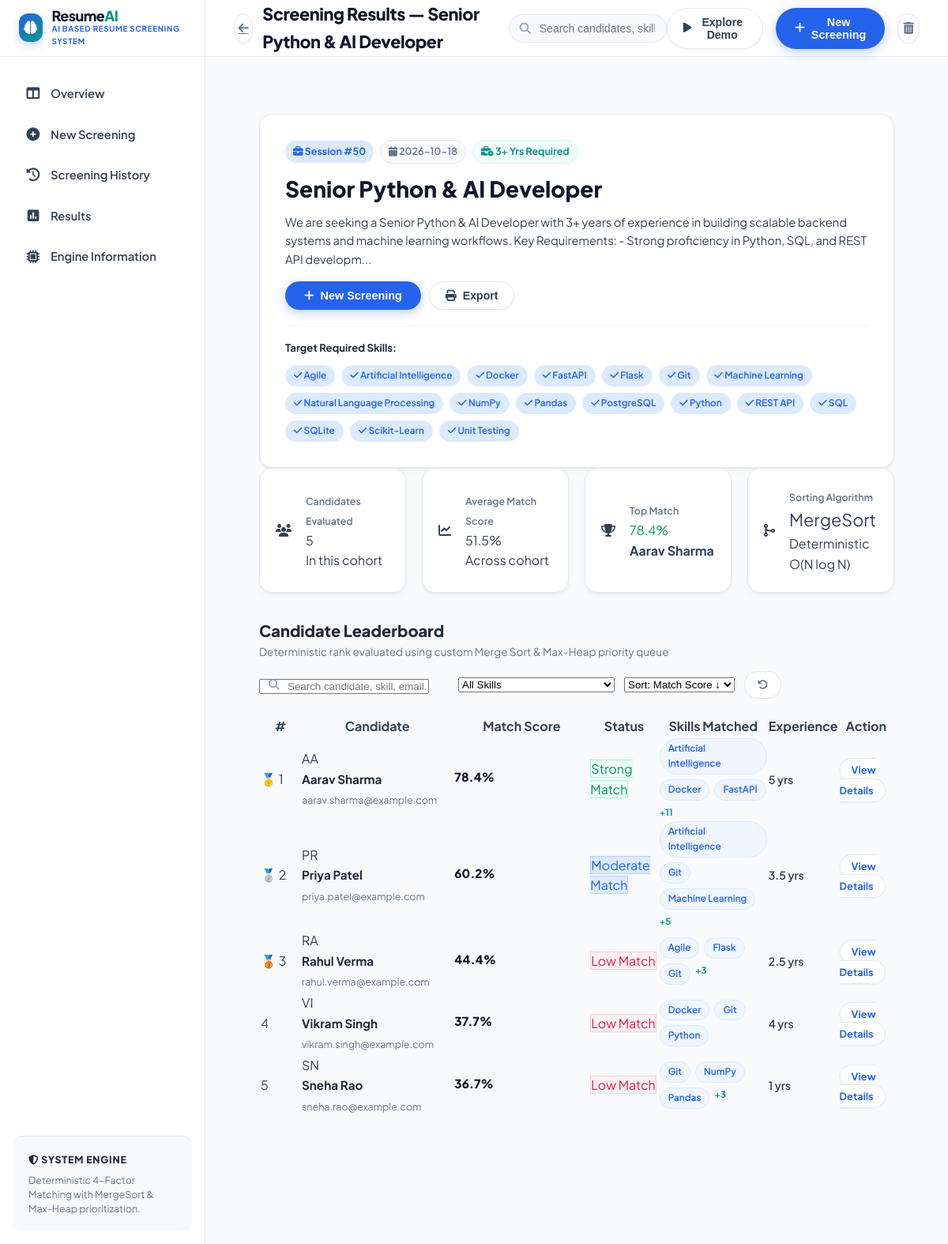
The page /results/50 on the database its author committed.
### tables this page shows
CREATE TABLE jobs (
            id INTEGER PRIMARY KEY AUTOINCREMENT,
            job_title TEXT NOT NULL,
            job_description TEXT NOT NULL,
            required_skills TEXT,
            required_experience REAL DEFAULT 0,
            created_at TIMESTAMP DEFAULT CURRENT_TIMESTAMP
        );

CREATE TABLE candidates (
            id INTEGER PRIMARY KEY AUTOINCREMENT,
            job_id INTEGER,
            name TEXT NOT NULL,
            email TEXT,
            phone TEXT,
            education TEXT,
            experience_years REAL DEFAULT 0,
            resume_filename TEXT,
            match_score REAL DEFAULT 0,
            skill_score REAL DEFAULT 0,
            exp_score REAL DEFAULT 0,
            edu_score REAL DEFAULT 0,
            tfidf_score REAL DEFAULT 0,
            badge TEXT,
            badge_class TEXT,
            matched_skills TEXT,
            missing_skills TEXT,
            additional_skills TEXT,
            explanations_json TEXT,
            raw_text TEXT,
            projects TEXT,
            certifications TEXT,
            created_at TIMESTAMP DEFAULT CURRENT_TIMESTAMP,
            FOREIGN KEY (job_id) REFERENCES jobs (id) ON DELETE CASCADE
        );

### app.py (the view)
@app.route('/results/<int:job_id>')
def view_results(job_id: int):
    job = database.get_job(job_id)
    if not job:
        flash("Screening session not found.", "error")
        return redirect(url_for('dashboard'))
    candidates = database.get_candidates_for_job(job_id)
    ranked_candidates = merge_sort(candidates, key=lambda c: c["match_score"], reverse=True)
    for idx, cand in enumerate(ranked_candidates):
        cand["rank"] = idx + 1
    total_count = len(ranked_candidates)
    avg_score = round(sum(c["match_score"] for c in ranked_candidates) / total_count, 1) if total_count > 0 else 0.0
    top_candidate = ranked_candidates[0] if ranked_candidates else None
    all_skills_set = set()
    for c in ranked_candidates:
        all_skills_set.update(c.get("skills", []))
    available_skills = sorted(list(all_skills_set))
    return render_template(
        'results.html',
        job=job,
        candidates=ranked_candidates,
        total_count=total_count,
        avg_score=avg_score,
        top_candidate=top_candidate,
        available_skills=available_skills
    )

### algorithms.py (called while the page is built)
def merge_sort(arr: List[Any], key: Optional[Callable[[Any], Any]] = None, reverse: bool = False) -> List[Any]:
    if len(arr) <= 1:
        return arr[:]
    mid = len(arr) // 2
    left = merge_sort(arr[:mid], key=key, reverse=reverse)
    right = merge_sort(arr[mid:], key=key, reverse=reverse)
    return _merge(left, right, key, reverse)

def _merge(left: List[Any], right: List[Any], key: Optional[Callable[[Any], Any]], reverse: bool) -> List[Any]:
    merged = []
    i = j = 0
    def get_val(item):
        return key(item) if key else item
    while i < len(left) and j < len(right):
        val_l = get_val(left[i])
        val_r = get_val(right[j])
        if (val_l >= val_r if reverse else val_l <= val_r):
            merged.append(left[i])
            i += 1
        else:
            merged.append(right[j])
            j += 1
    merged.extend(left[i:])
    merged.extend(right[j:])
    return merged

### app.py (called while the page is built)
@app.template_filter('format_exp')
def format_exp_filter(val):
    if val is None:
        return "0"
    try:
        f = float(val)
        return str(int(f)) if f.is_integer() else str(round(f, 1))
    except (ValueError, TypeError):
        return str(val)

### database.py (called while the page is built)
def get_db_connection() -> sqlite3.Connection:
    os.makedirs(DB_DIR, exist_ok=True)
    conn = sqlite3.connect(DB_PATH)
    conn.row_factory = sqlite3.Row
    return conn

def get_job(job_id: int) -> Optional[Dict[str, Any]]:
    conn = get_db_connection()
    cursor = conn.cursor()
    cursor.execute("SELECT * FROM jobs WHERE id = ?", (job_id,))
    row = cursor.fetchone()
    conn.close()
    if not row:
        return None
    res = dict(row)
    res["required_skills"] = json.loads(res["required_skills"]) if res["required_skills"] else []
    return res

### templates/results.html (shortened to what this page needs)
{% extends 'base.html' %}
{% block page_title %}Screening Results — {{ job.job_title }}{% endblock %}
{% block content %}
<div class="results-page-container">
    <div class="card-light-panel mb-4">
        <div style="display: flex; justify-content: space-between; align-items: flex-start; flex-wrap: wrap; gap: 16px;">
            <div>
                <div style="display: flex; gap: 8px; align-items: center; margin-bottom: 10px; flex-wrap: wrap;">
                    <span style="font-size: 0.78rem; font-weight: 700; background: var(--color-soft-sky); color: var(--color-arctic-blue); padding: 4px 10px; border-radius: var(--radius-pill);">
                        <i class="fa-solid fa-briefcase"></i> Session #{{ job.id }}
                    </span>
                    <span style="font-size: 0.78rem; font-weight: 600; background: var(--color-ice-white); color: var(--color-slate-muted); padding: 4px 10px; border-radius: var(--radius-pill); border: 1px solid var(--border-color);">
                        <i class="fa-solid fa-calendar"></i> {{ job.created_at[:10] if job.created_at else 'Recent' }}
                    </span>
                    {% if job.required_experience > 0 %}
                    <span style="font-size: 0.78rem; font-weight: 700; background: var(--color-soft-teal); color: var(--color-teal); padding: 4px 10px; border-radius: var(--radius-pill); border: 1px solid var(--color-soft-teal-border);">
                        <i class="fa-solid fa-business-time"></i> {{ job.required_experience|format_exp }}+ Yrs Required
                    </span>
                    {% endif %}
                </div>
                <h1 style="font-size: 1.75rem; font-weight: 800; color: var(--color-slate-title); margin-bottom: 8px;">{{ job.job_title }}</h1>
                <p style="font-size: 0.92rem; color: var(--color-slate-body); max-width: 820px; line-height: 1.6;">{{ job.job_description[:220] }}...</p>
            </div>
            <div style="display: flex; gap: 10px; align-items: center;">
                <button type="button" class="btn-nav-screening" onclick="openUploadModal()">
                    <i class="fa-solid fa-plus"></i> New Screening
                </button>
                <button onclick="window.print()" class="btn-nav-demo" title="Print / Export Report">
                    <i class="fa-solid fa-print"></i> Export
                </button>
            </div>
        </div>
        {% if job.required_skills %}
        <div style="margin-top: 20px; padding-top: 16px; border-top: 1px solid var(--border-color-light); display: flex; align-items: center; gap: 12px; flex-wrap: wrap;">
            <span style="font-size: 0.82rem; font-weight: 700; color: var(--color-slate-heading);">Target Required Skills:</span>
            <div style="display: flex; gap: 8px; flex-wrap: wrap;">
                {% for s in job.required_skills %}
                <span class="skill-tag-pill" style="background: var(--color-soft-sky); color: var(--color-arctic-blue); border-color: var(--color-soft-sky);">
                    <i class="fa-solid fa-check" style="font-size: 0.75rem;"></i> {{ s }}
                </span>
                {% endfor %}
            </div>
        </div>
        {% endif %}
    </div>
    <div class="kpi-slots-grid mb-5">
        <div class="kpi-card-light">
            <div class="kpi-icon-box icon-blue"><i class="fa-solid fa-users"></i></div>
            <div class="kpi-content">
                <span class="kpi-label-text">Candidates Evaluated</span>
                <div class="kpi-value-text">{{ total_count }}</div>
                <span class="kpi-sub-text">In this cohort</span>
            </div>
        </div>
        <div class="kpi-card-light">
            <div class="kpi-icon-box icon-teal"><i class="fa-solid fa-chart-line"></i></div>
            <div class="kpi-content">
                <span class="kpi-label-text">Average Match Score</span>
                <div class="kpi-value-text">{{ avg_score }}%</div>
                <span class="kpi-sub-text">Across cohort</span>
            </div>
        </div>
        <div class="kpi-card-light">
            <div class="kpi-icon-box icon-green"><i class="fa-solid fa-trophy"></i></div>
            <div class="kpi-content">
                <span class="kpi-label-text">Top Match</span>
                <div class="kpi-value-text" style="color: var(--color-success);">
                    {% if top_candidate %}
                    {{ top_candidate.match_score }}%
                    {% else %}
                    N/A
                    {% endif %}
                </div>
                <span class="kpi-sub-text">
                    <strong>{{ top_candidate.name if top_candidate else 'None' }}</strong>
                </span>
            </div>
        </div>
        <div class="kpi-card-light">
            <div class="kpi-icon-box icon-indigo"><i class="fa-solid fa-code-merge"></i></div>
            <div class="kpi-content">
                <span class="kpi-label-text">Sorting Algorithm</span>
                <div class="kpi-value-text" style="font-size: 1.35rem;">MergeSort</div>
                <span class="kpi-sub-text">Deterministic O(N log N)</span>
            </div>
        </div>
    </div>
    <section class="leaderboard-panel-light" id="rankingsSection">
        <div class="table-toolbar-flex">
            <div>
                <h3 style="font-size: 1.25rem; font-weight: 800; color: var(--color-slate-heading);">Candidate Leaderboard</h3>
                <p style="font-size: 0.85rem; color: var(--color-slate-muted);">Deterministic rank evaluated using custom Merge Sort &amp; Max-Heap priority queue</p>
            </div>
            <div style="display: flex; gap: 12px; align-items: center; flex-wrap: wrap;">
                <div style="position: relative; width: 240px;">
                    <i class="fa-solid fa-magnifying-glass" style="position: absolute; left: 12px; top: 50%; transform: translateY(-50%); color: var(--color-slate-light); font-size: 0.85rem;"></i>
                    <input type="text" id="candidateSearchInput" class="light-table-search"
                        placeholder="Search candidate, skill, email..." onkeyup="filterRankingsTable()" style="padding-left: 34px;">
                </div>
                <select id="skillDropdownFilter" class="light-select-control" onchange="filterRankingsTable()">
                    <option value="">All Skills</option>
                </select>
                <select id="sortDropdownFilter" class="light-select-control" onchange="sortRankingsTable(this.value)">
                    <option value="score_desc">Sort: Match Score &darr;</option>
                </select>
                <button type="button" class="btn-clear-filters" onclick="clearRankingsFilters()" title="Reset Filters">
                    <i class="fa-solid fa-rotate-left"></i>
                </button>
            </div>
        </div>
        <div style="overflow-x: auto;">
            <table class="light-saas-table" id="rankingsTable">
                <thead>
                    <tr>
                        <th style="width: 50px;">#</th>
                        <th>Candidate</th>
                        <th style="width: 170px;">Match Score</th>
                        <th>Status</th>
                        <th>Skills Matched</th>
                        <th>Experience</th>
                        <th class="text-right">Action</th>
                    </tr>
                </thead>
                <tbody id="rankingsTableBody">
                    {% for c in candidates %}
                    <tr class="ranking-row"
                        data-name="{{ c.name|lower }}"
                        data-email="{{ c.email|lower }}"
                        data-skills="{{ c.skills|join(' ')|lower }}"
                        data-score="{{ c.match_score }}"
                        data-exp="{{ c.experience_years }}">
                        <td class="col-rank">
                            {% if loop.index == 1 %}
                                <span class="rank-badge rank-1" title="Rank 1">🥇 1</span>
                            {% elif loop.index == 2 %}
                                <span class="rank-badge rank-2" title="Rank 2">🥈 2</span>
                            {% elif loop.index == 3 %}
                                <span class="rank-badge rank-3" title="Rank 3">🥉 3</span>
                            {% else %}
                                <span class="rank-num">{{ loop.index }}</span>
                            {% endif %}
                        </td>
                        <td class="col-candidate">
                            <div class="cand-info-flex">
                                <div class="cand-avatar avatar-tint-{{ loop.index % 5 }}">
                                    {{ c.name[:2]|upper if c.name != 'Not Available' else 'CD' }}
                                </div>
                                <div class="cand-meta">
                                    <a href="{{ url_for('candidate_detail', candidate_id=c.id) }}" class="cand-name-link">
                                        {{ c.name }}
                                    </a>
                                    <span class="cand-email">{{ c.email }}</span>
                                </div>
                            </div>
                        </td>
                        <td class="col-score">
                            <div style="display: flex; flex-direction: column; gap: 4px;">
                                <span style="font-weight: 800; font-size: 0.95rem; color: var(--color-slate-title);">{{ c.match_score }}%</span>
                            </div>
                        </td>
                        <td class="col-badge">
                            {% if c.match_score >= 70 %}
                                <span class="status-pill-light pill-strong">Strong Match</span>
                            {% elif c.match_score >= 45 %}
                                <span class="status-pill-light pill-moderate">Moderate Match</span>
                            {% else %}
                                <span class="status-pill-light pill-low">Low Match</span>
                            {% endif %}
                        </td>
                        <td class="col-skills">
                            <div style="display: flex; gap: 6px; flex-wrap: wrap;">
                                {% for s in c.matched_skills[:3] %}
                                    <span class="skill-tag-pill">{{ s }}</span>
                                {% endfor %}
                                {% if c.matched_skills|length > 3 %}
                                    <span class="skill-tag-more">+{{ c.matched_skills|length - 3 }}</span>
                                {% elif not c.matched_skills and c.skills %}
                                    {% for s in c.skills[:2] %}
                                        <span class="skill-tag-pill">{{ s }}</span>
                                    {% endfor %}
                                {% endif %}
                            </div>
                        </td>
                        <td class="col-exp">
                            <span style="font-size: 0.88rem; font-weight: 600; color: var(--color-slate-body);">{{ c.experience_years|format_exp }} yrs</span>
                        </td>
                        <td class="col-actions text-right">
                            <a href="{{ url_for('candidate_detail', candidate_id=c.id) }}" class="btn-action-view">
                                View Details
                            </a>
                        </td>
                    </tr>
                    {% endfor %}
                </tbody>
            </table>
        </div>
    </section>
</div>
{% endblock %}

### rows shown on the page
jobs: job_title "Senior Python & AI Developer", id "50", created_at "2026-10-18", required_experience "3", job_description "We are seeking a Senior Python & AI Developer with 3+ years of experience in building scalable backend systems and machine learning workflows. Key Requirements: - Strong proficiency in Python, SQL, and REST API developm"
candidates: match_score "78.4", name "Aarav Sharma", shows "🥇 1", name "AA", email "aarav.sharma@example.com", shows "Strong Match", 3 "Artificial Intelligence" "Docker" "FastAPI", matched_skills|length "11", experience_years "5"
candidates: shows "🥈 2", name "PR", name "Priya Patel", email "priya.patel@example.com", match_score "60.2", shows "Moderate Match", 3 "Artificial Intelligence" "Git" "Machine Learning", matched_skills|length "5", experience_years "3.5"
candidates: shows "🥉 3", name "RA", name "Rahul Verma", email "rahul.verma@example.com", match_score "44.4", shows "Low Match", 3 "Agile" "Flask" "Git", matched_skills|length "3", experience_years "2.5"
candidates: name "VI", name "Vikram Singh", email "vikram.singh@example.com", match_score "37.7", shows "Low Match", 3 "Docker" "Git" "Python", experience_years "4"
candidates: name "SN", name "Sneha Rao", email "sneha.rao@example.com", match_score "36.7", shows "Low Match", 3 "Git" "NumPy" "Pandas", matched_skills|length "3", experience_years "1"

### other values the page prints
{{ s }} "Agile" "Artificial Intelligence" "Docker" "FastAPI" "Flask" "Git" "Machine Learning" "Natural Language Processing" "NumPy" "Pandas" "PostgreSQL" "Python" "REST API" "SQL" "SQLite" "Scikit-Learn" "Unit Testing"
{{ total_count }} "5"
{{ avg_score }} "51.5"
